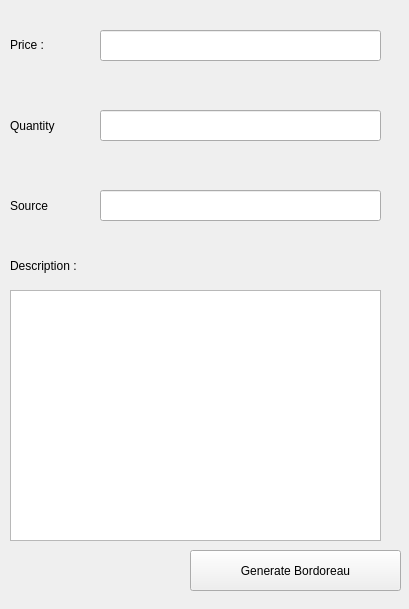
<?xml version="1.0" encoding="UTF-8"?>
<ui version="4.0">
 <class>Form</class>
 <widget class="QWidget" name="Form">
  <property name="geometry">
   <rect>
    <x>0</x>
    <y>0</y>
    <width>409</width>
    <height>609</height>
   </rect>
  </property>
  <property name="windowTitle">
   <string>Form</string>
  </property>
  <widget class="QLineEdit" name="cout">
   <property name="geometry">
    <rect>
     <x>100</x>
     <y>30</y>
     <width>281</width>
     <height>31</height>
    </rect>
   </property>
   <property name="text">
    <string/>
   </property>
  </widget>
  <widget class="QLabel" name="label_11">
   <property name="geometry">
    <rect>
     <x>10</x>
     <y>29</y>
     <width>61</width>
     <height>31</height>
    </rect>
   </property>
   <property name="text">
    <string>Price :</string>
   </property>
  </widget>
  <widget class="QLabel" name="label_12">
   <property name="geometry">
    <rect>
     <x>10</x>
     <y>190</y>
     <width>61</width>
     <height>31</height>
    </rect>
   </property>
   <property name="text">
    <string>Source</string>
   </property>
  </widget>
  <widget class="QLineEdit" name="quantity">
   <property name="geometry">
    <rect>
     <x>100</x>
     <y>110</y>
     <width>281</width>
     <height>31</height>
    </rect>
   </property>
   <property name="text">
    <string/>
   </property>
  </widget>
  <widget class="QPushButton" name="gener_br_btn">
   <property name="geometry">
    <rect>
     <x>190</x>
     <y>550</y>
     <width>211</width>
     <height>41</height>
    </rect>
   </property>
   <property name="cursor">
    <cursorShape>PointingHandCursor</cursorShape>
   </property>
   <property name="text">
    <string>Generate Bordoreau</string>
   </property>
  </widget>
  <widget class="QLabel" name="label_13">
   <property name="geometry">
    <rect>
     <x>10</x>
     <y>110</y>
     <width>61</width>
     <height>31</height>
    </rect>
   </property>
   <property name="text">
    <string>Quantity</string>
   </property>
  </widget>
  <widget class="QLineEdit" name="link">
   <property name="geometry">
    <rect>
     <x>100</x>
     <y>190</y>
     <width>281</width>
     <height>31</height>
    </rect>
   </property>
   <property name="text">
    <string/>
   </property>
  </widget>
  <widget class="QLabel" name="label_14">
   <property name="geometry">
    <rect>
     <x>10</x>
     <y>250</y>
     <width>111</width>
     <height>31</height>
    </rect>
   </property>
   <property name="text">
    <string>Description : </string>
   </property>
  </widget>
  <widget class="QPlainTextEdit" name="description">
   <property name="geometry">
    <rect>
     <x>10</x>
     <y>290</y>
     <width>371</width>
     <height>251</height>
    </rect>
   </property>
  </widget>
 </widget>
 <resources/>
 <connections/>
</ui>
